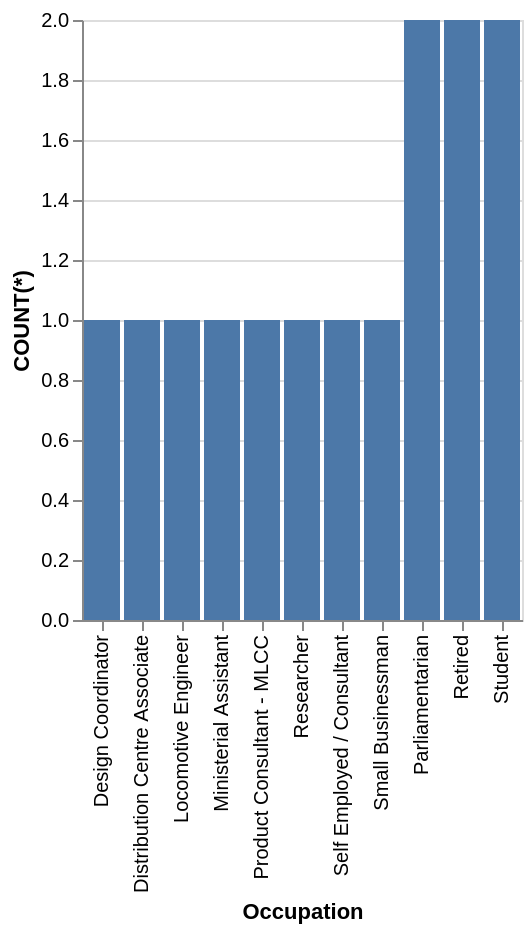

This figure's Vega-Lite source:
### Vega-Lite specification from a JSON file in a GitHub repository (floating-point values rounded to 4 significant figures)
{"data": {"values": [{"x_data": "Design Coordinator", "y_data": 1}, {"x_data": "Distribution Centre Associate", "y_data": 1}, {"x_data": "Locomotive Engineer", "y_data": 1}, {"x_data": "Ministerial Assistant", "y_data": 1}, {"x_data": "Parliamentarian", "y_data": 2}, {"x_data": "Product Consultant - MLCC", "y_data": 1}, {"x_data": "Researcher", "y_data": 1}, {"x_data": "Retired", "y_data": 2}, {"x_data": "Self Employed / Consultant", "y_data": 1}, {"x_data": "Small Businessman", "y_data": 1}, {"x_data": "Student", "y_data": 2}]}, "mark": "bar", "encoding": {"x": {"field": "x_data", "type": "nominal", "title": "Occupation", "sort": {"op": "sum", "field": "y_data", "order": "ascending"}}, "y": {"field": "y_data", "type": "quantitative", "title": "COUNT(*)"}}}
